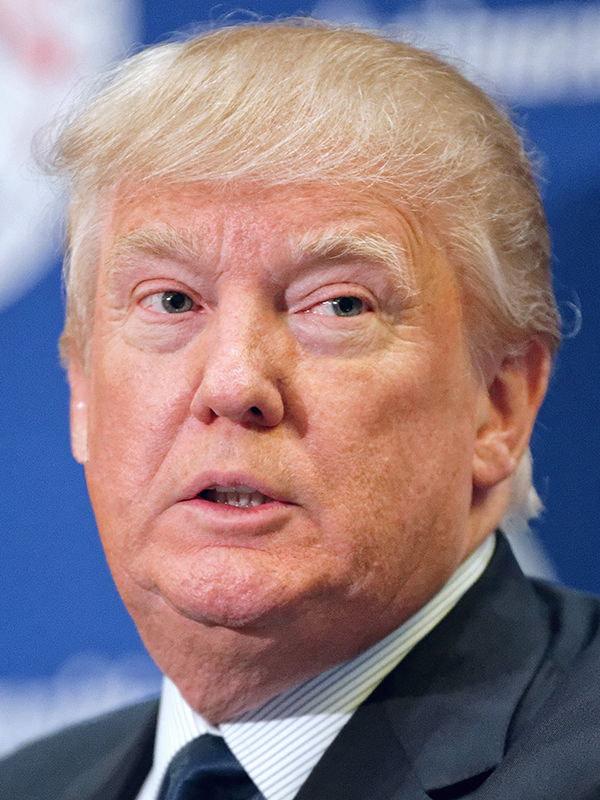
//> input picture FaceSwap/donald_trump.jpg, 600 x 800 px, given in place of the camera
$ ./edge_detection_webcam   (built with g++ and OpenCV 4)
//> lines starting //> are read from the running program, lines starting //| are printed output that depends on the picture
#include "opencv2/opencv.hpp"

using namespace cv;
using namespace std;

int main(int, char**)
{
	VideoCapture stream(0);


	if (!stream.isOpened())
		cout << "No camera was detected \n";
	namedWindow("video recording", 1);
	Mat edges;
	for (;;)
	{
		Mat image;
		cv::Mat flipped_image;
		stream >> image;
//> image is the input picture: 800 rows x 600 cols, CV_8UC3; mean B, G, R 130.9, 124.5, 144.5
		flip(image, flipped_image, 1);
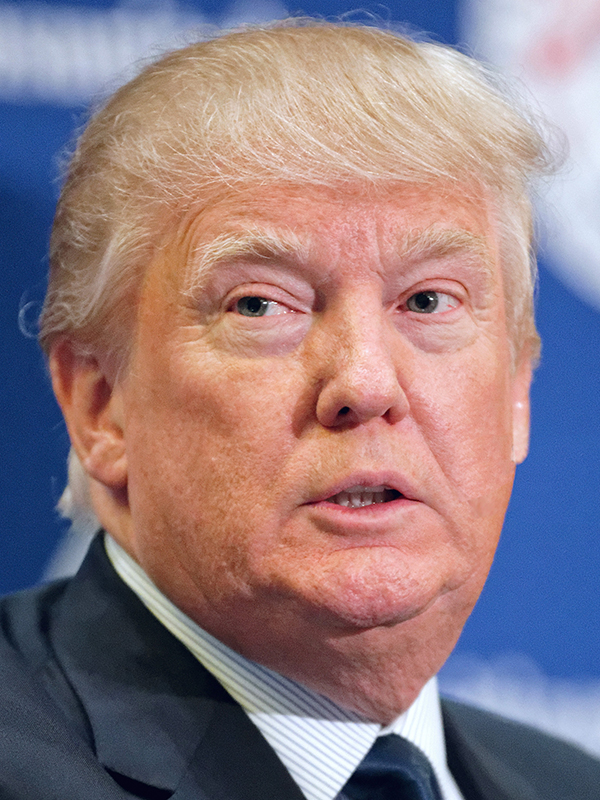
//> flipped_image: 800 rows x 600 cols, CV_8UC3; mean B, G, R 130.9, 124.5, 144.5
		/*imshow("video recording", flipped_image); */
		cvtColor(flipped_image, edges, COLOR_BGR2GRAY);
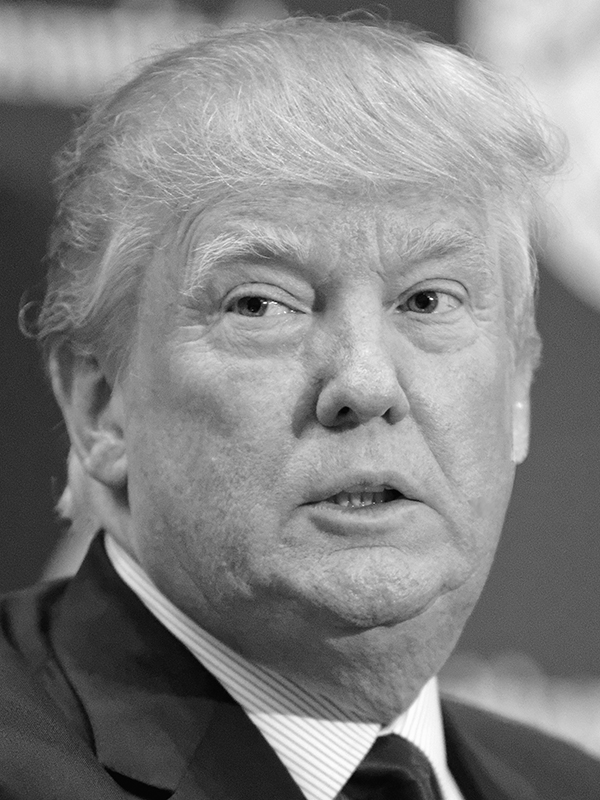
//> edges: 800 rows x 600 cols, CV_8UC1; min 2, max 255, mean 131.2
		GaussianBlur(edges, edges, Size(7, 7), 1.5, 1.5);
		Canny(edges, edges, 0, 30, 3);
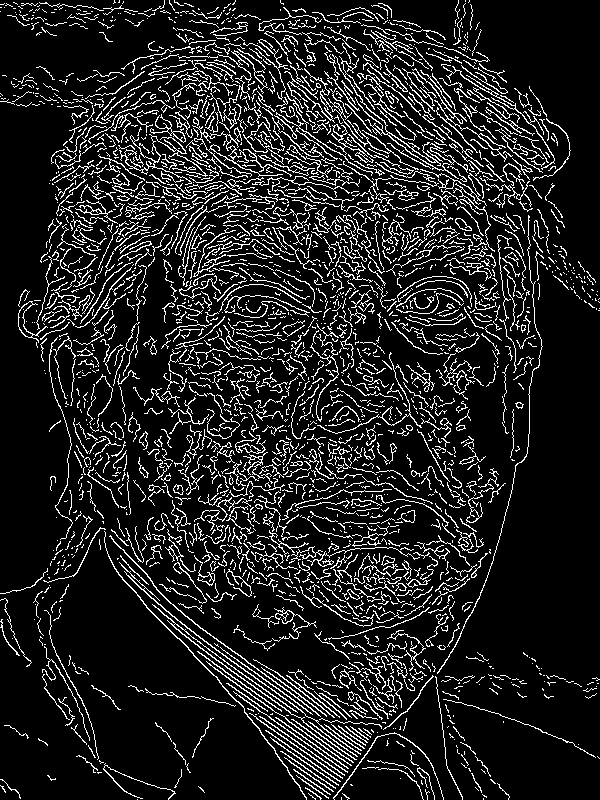
//> edges: 800 rows x 600 cols, CV_8UC1; 12.8% white in thin lines or dots
		imshow("video recording", edges);
		//waitKey function must have 25 or 30 input to capture image for 25 or 30 millisec
		//otherwise it will just capture the first image only.
		if (waitKey(30) >= 0) break;
//> the Esc key is pressed
	}
	stream.release();
	destroyAllWindows();
	// the camera will be deinitialized automatically in VideoCapture destructor
	return 0;
}

$ run again, on FaceSwap/ted_cruz.jpg
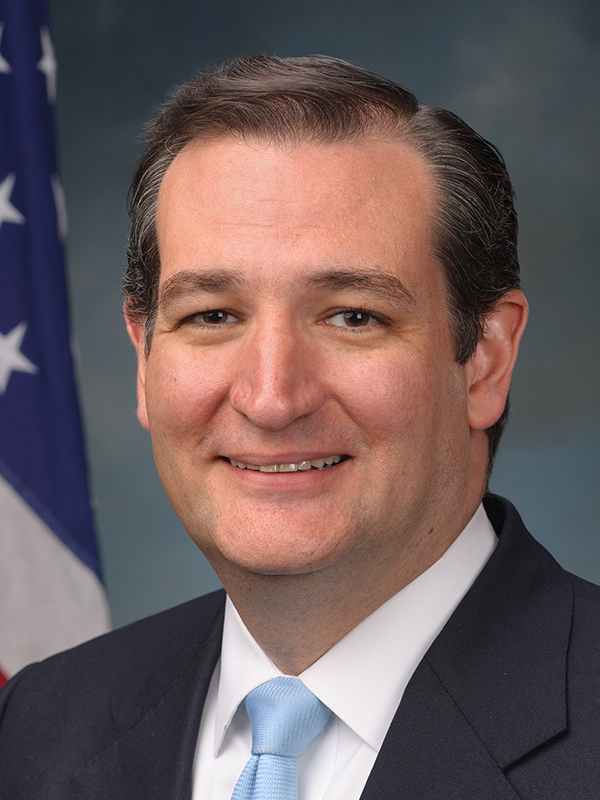
//> input picture FaceSwap/ted_cruz.jpg, 600 x 800 px, given in place of the camera
//> image is the input picture: 800 rows x 600 cols, CV_8UC3; mean B, G, R 92.8, 92, 108.1
//> `flip(image, flipped_image, 1);`:
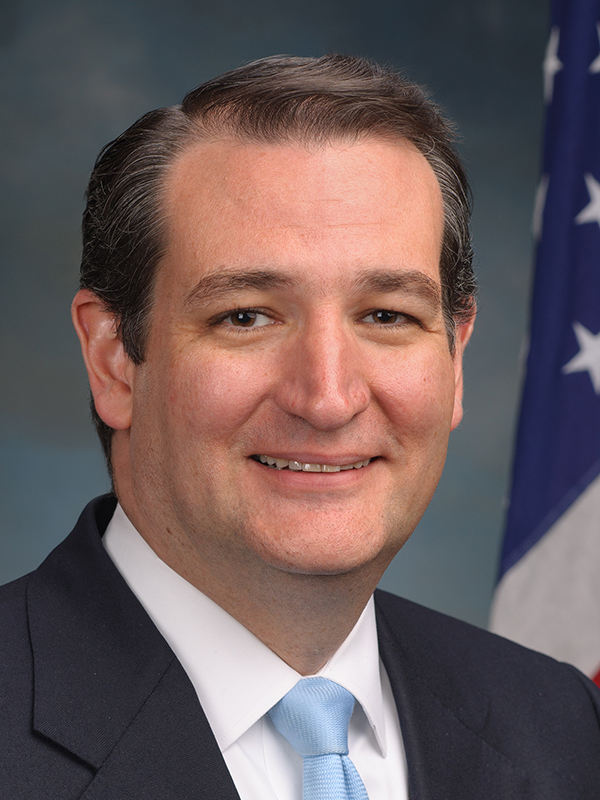
//> flipped_image: 800 rows x 600 cols, CV_8UC3; mean B, G, R 92.8, 92, 108.1
//> `Canny(edges, edges, 0, 30, 3);`:
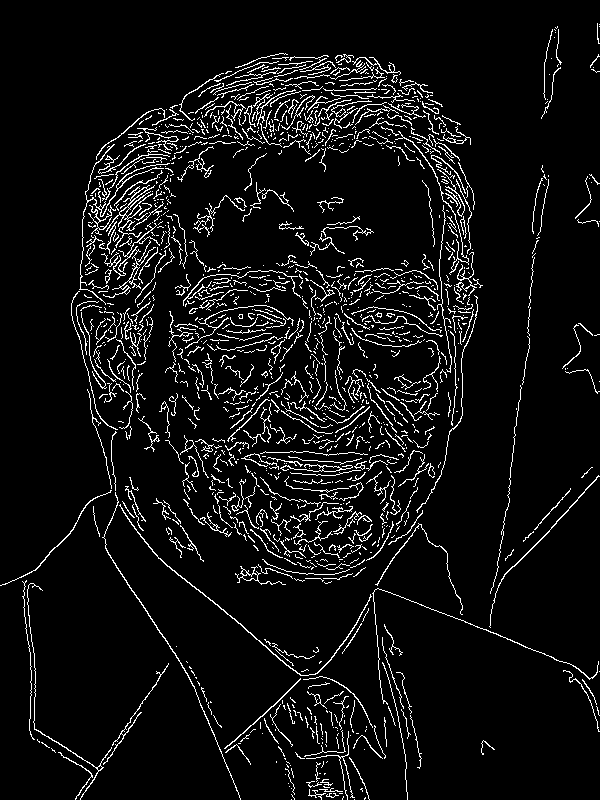
//> edges: 800 rows x 600 cols, CV_8UC1; 6.6% white in thin lines or dots
